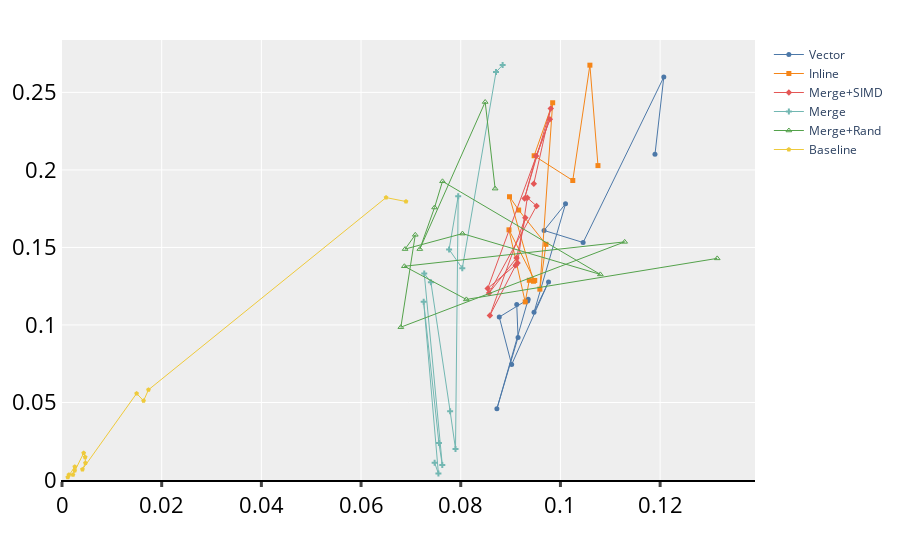

The notebook cell this image was saved under:
### Code cell
# flops/cycle vs oi
fig = go.Figure()
func_alias=['Vector', 'Inline', 'Merge+SIMD', 'Merge', 'Merge+Rand', 'Baseline']
for j, func in enumerate(func_alias):
    same = result.loc[(result['function']==func)]
    fig.add_trace(go.Scatter(x=same["flops"]/same["mem"], y=same["flops/cycle"],  name=f"{func}",
                            mode='lines+markers',marker=dict(symbol=marker_symbols[j],size=5),
                            line=dict(color=colorq[j], width=1)))

fig.update_layout(xaxis=dict(showline=True, showgrid=True,
                             linecolor='rgb(0, 0, 0)', linewidth=2,rangemode="nonnegative",
                             tickwidth=3, tickfont=num_font, ticks='outside'),
                  yaxis=dict(tickfont=num_font, zeroline=False, showticklabels=True,
                             rangemode="nonnegative",
                             showline=True),
                  #showlegend=True,legend=dict(traceorder="reversed"),
                  margin=dict(autoexpand=True, l=40, r=20, t=40),
                  plot_bgcolor="#eeeeee"
                  )
fig.show()
fig.write_image("baseline_roofline.pdf")

### Figure 1 — Plotly figure (JSON) as saved in the notebook; plotly's stock layout.template omitted (floating-point values rounded to 4 significant figures)
{"data": [{"line": {"color": "#4C78A8", "width": 1}, "marker": {"size": 5, "symbol": "circle"}, "mode": "lines+markers", "name": "Vector", "type": "scatter", "x": [0.119, 0.1207, 0.1045, 0.09672, 0.101, 0.0947, 0.09761, 0.09021, 0.08773, 0.09352, 0.09343, 0.08725, 0.0915, 0.09123], "y": [0.2101, 0.2599, 0.1532, 0.161, 0.1781, 0.1082, 0.1278, 0.07445, 0.1051, 0.1165, 0.1154, 0.04593, 0.09199, 0.1132]}, {"line": {"color": "#F58518", "width": 1}, "marker": {"size": 5, "symbol": "square"}, "mode": "lines+markers", "name": "Inline", "type": "scatter", "x": [0.1075, 0.1059, 0.1025, 0.09472, 0.09844, 0.09587, 0.09709, 0.09162, 0.08978, 0.0946, 0.09484, 0.08968, 0.09293, 0.09375], "y": [0.2028, 0.2676, 0.1932, 0.2091, 0.2433, 0.1231, 0.152, 0.1741, 0.1827, 0.1282, 0.1287, 0.1614, 0.1149, 0.1288]}, {"line": {"color": "#E45756", "width": 1}, "marker": {"size": 5, "symbol": "diamond"}, "mode": "lines+markers", "name": "Merge+SIMD", "type": "scatter", "x": [0.09466, 0.09805, 0.0928, 0.09513, 0.09789, 0.08541, 0.0914, 0.09335, 0.09521, 0.08568, 0.0912, 0.09295, 0.08584, 0.09102], "y": [0.1911, 0.2397, 0.1816, 0.209, 0.2326, 0.1236, 0.1399, 0.182, 0.1768, 0.1206, 0.1432, 0.1691, 0.1061, 0.1385]}, {"line": {"color": "#72B7B2", "width": 1}, "marker": {"size": 5, "symbol": "cross"}, "mode": "lines+markers", "name": "Merge", "type": "scatter", "x": [0.0884, 0.08707, 0.08031, 0.07766, 0.07949, 0.07895, 0.07787, 0.07401, 0.07268, 0.0763, 0.07562, 0.07256, 0.07552, 0.07476], "y": [0.2676, 0.2631, 0.1365, 0.1487, 0.1831, 0.02004, 0.04437, 0.1276, 0.1332, 0.009668, 0.02381, 0.1149, 0.004154, 0.01109]}, {"line": {"color": "#54A24B", "width": 1}, "marker": {"size": 5, "symbol": "triangle-up-open"}, "mode": "lines+markers", "name": "Merge+Rand", "type": "scatter", "x": [0.0869, 0.0849, 0.07178, 0.07474, 0.07634, 0.108, 0.08034, 0.06883, 0.07088, 0.06798, 0.1129, 0.06869, 0.08113, 0.1315], "y": [0.1879, 0.2438, 0.1489, 0.1758, 0.1927, 0.1326, 0.1589, 0.149, 0.1581, 0.09859, 0.1536, 0.1379, 0.1165, 0.1429]}, {"line": {"color": "#EECA3B", "width": 1}, "marker": {"size": 5, "symbol": "pentagon"}, "mode": "lines+markers", "name": "Baseline", "type": "scatter", "x": [0.06902, 0.06501, 0.01735, 0.01636, 0.01497, 0.004101, 0.004705, 0.004648, 0.004349, 0.0022, 0.002554, 0.002568, 0.001161, 0.001387], "y": [0.1796, 0.1822, 0.05816, 0.0511, 0.05581, 0.006843, 0.01096, 0.01475, 0.01742, 0.003419, 0.006119, 0.008519, 0.001837, 0.003433]}], "layout": {"margin": {"autoexpand": true, "l": 40, "r": 20, "t": 40}, "plot_bgcolor": "#eeeeee", "xaxis": {"linecolor": "rgb(0, 0, 0)", "linewidth": 2, "rangemode": "nonnegative", "showgrid": true, "showline": true, "tickfont": {"color": "#000000", "size": 22}, "ticks": "outside", "tickwidth": 3}, "yaxis": {"rangemode": "nonnegative", "showline": true, "showticklabels": true, "tickfont": {"color": "#000000", "size": 22}, "zeroline": false}}}
